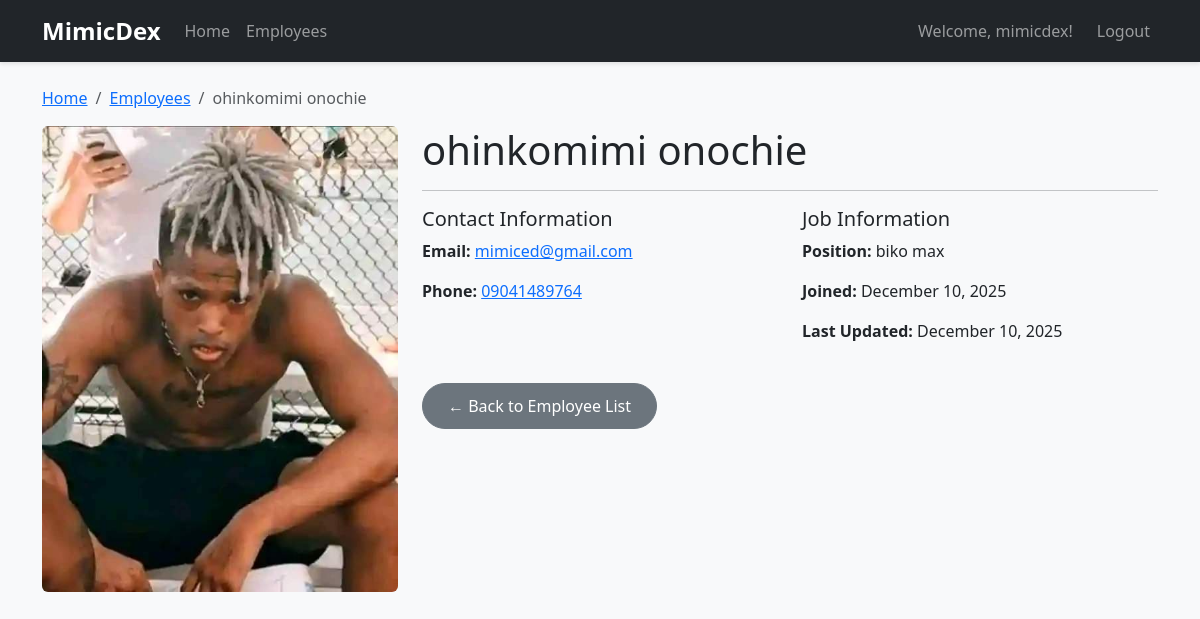
The page /employees/2/ (signed in) on the database its author committed.
### employees/models.py (models this page shows, shortened)
class Employee(models.Model):
    first_name = models.CharField(max_length=100)
    last_name = models.CharField(max_length=100)
    photo = models.ImageField(upload_to='images')
    designation = models.CharField(max_length=100)
    email_address =models.EmailField(max_length=100, unique=True)
    Phone_number = models.CharField(max_length=12, blank=True)
    created_at = models.DateTimeField(auto_now_add=True)
    updated_at = models.DateTimeField(auto_now=True)

### employees/views.py (the view)
# urls.py: path('<int:pk>/', views.employee_detail, name='employee_detail'),
@login_required
def employee_detail(request, pk):
    employee = Employee.objects.get(pk=pk)
    return render(request, 'employees/employee_detail.html', {'employee': employee})

### templates/employees/employee_detail.html (shortened to what this page needs)
{% load static %}
<!DOCTYPE html>
<html lang="en">
<head>
    <link href="https://cdn.jsdelivr.net/npm/bootstrap@5.3.8/dist/css/bootstrap.min.css" rel="stylesheet">
    <link rel="stylesheet" href="{% static 'css/style.css' %}">
</head>
<body>
    <nav class="navbar navbar-expand-lg navbar-dark bg-dark">
        <div class="container">
            <a class="navbar-brand" href="{% url 'home' %}">MimicDex</a>
            <div class="navbar-nav me-auto">
                <a class="nav-link" href="{% url 'home' %}">Home</a>
                <a class="nav-link" href="{% url 'employees:employee_list' %}">Employees</a>
            </div>
            <div class="navbar-nav">
                {% if user.is_authenticated %}
                    <span class="navbar-text me-3">Welcome, {{ user.first_name|default:user.username }}!</span>
                    <a class="nav-link" href="{% url 'logout' %}">Logout</a>
                {% else %}
                    <a class="nav-link" href="{% url 'login' %}">Login</a>
                    <a class="nav-link" href="{% url 'signup' %}">Sign Up</a>
                {% endif %}
            </div>
        </div>
    </nav>
    <div class="container mt-4">
        <div class="row">
            <div class="col-12">
                <nav aria-label="breadcrumb">
                    <ol class="breadcrumb">
                        <li class="breadcrumb-item"><a href="{% url 'home' %}">Home</a></li>
                        <li class="breadcrumb-item"><a href="{% url 'employees:employee_list' %}">Employees</a></li>
                        <li class="breadcrumb-item active">{{ employee.first_name }} {{ employee.last_name }}</li>
                    </ol>
                </nav>
            </div>
        </div>
        <div class="row">
            <div class="col-md-4">
                {% if employee.photo %}
                    <img src="{{ employee.photo.url }}" class="img-fluid rounded" alt="{{ employee.first_name }}">
                {% else %}
                    <div class="bg-light rounded d-flex align-items-center justify-content-center" style="height: 300px;">
                        <span class="text-muted">No Photo Available</span>
                    </div>
                {% endif %}
            </div>
            <div class="col-md-8">
                <h1>{{ employee.first_name }} {{ employee.last_name }}</h1>
                <hr>
                <div class="row">
                    <div class="col-sm-6">
                        <h5>Contact Information</h5>
                        <p><strong>Email:</strong> <a href="mailto:{{ employee.email_address }}">{{ employee.email_address }}</a></p>
                        {% if employee.Phone_number %}
                            <p><strong>Phone:</strong> <a href="tel:{{ employee.Phone_number }}">{{ employee.Phone_number }}</a></p>
                        {% endif %}
                    </div>
                    <div class="col-sm-6">
                        <h5>Job Information</h5>
                        <p><strong>Position:</strong> {{ employee.designation }}</p>
                        <p><strong>Joined:</strong> {{ employee.created_at|date:"F d, Y" }}</p>
                        <p><strong>Last Updated:</strong> {{ employee.updated_at|date:"F d, Y" }}</p>
                    </div>
                </div>
                <div class="mt-4">
                    <a href="{% url 'employees:employee_list' %}" class="btn btn-secondary">← Back to Employee List</a>
                </div>
            </div>
        </div>
    </div>
</body>
</html>

### mysite/static/css/style.css (style rules this page uses)
body { font-family: 'Segoe UI', Tahoma, Geneva, Verdana, sans-serif; background-color: #f8f9fa; }
.navbar-brand { font-weight: bold; font-size: 1.5rem; }
.btn { border-radius: 25px; padding: 10px 25px; font-weight: 500; }
.navbar { box-shadow: 0 2px 4px rgba(0,0,0,0.1); }
.breadcrumb { background-color: transparent; padding: 0; }

### rows shown on the page
Employee: first_name "ohinkomimi", last_name "onochie", photo (picture), email_address "mimiced@gmail.com", Phone_number "09041489764", designation "biko max", created_at "December 10, 2025", updated_at "December 10, 2025"

### other values the page prints
{{ user.first_name|default:user.username }} "mimicdex"
